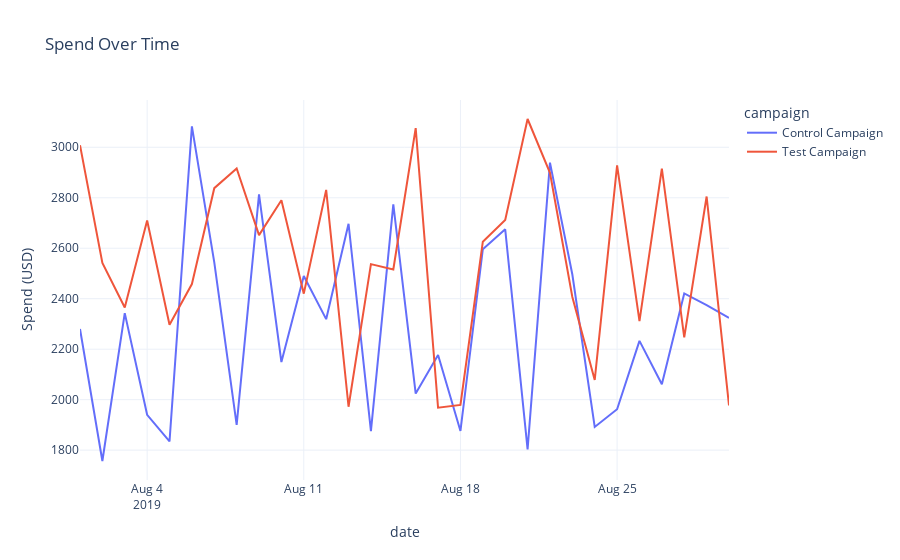

Notebook code for this chart:
### Code cell
px.line(
    aligned, x="date", y="amount_spent", color="campaign",
    title="Spend Over Time", labels={"amount_spent":"Spend (USD)"}
).show()
